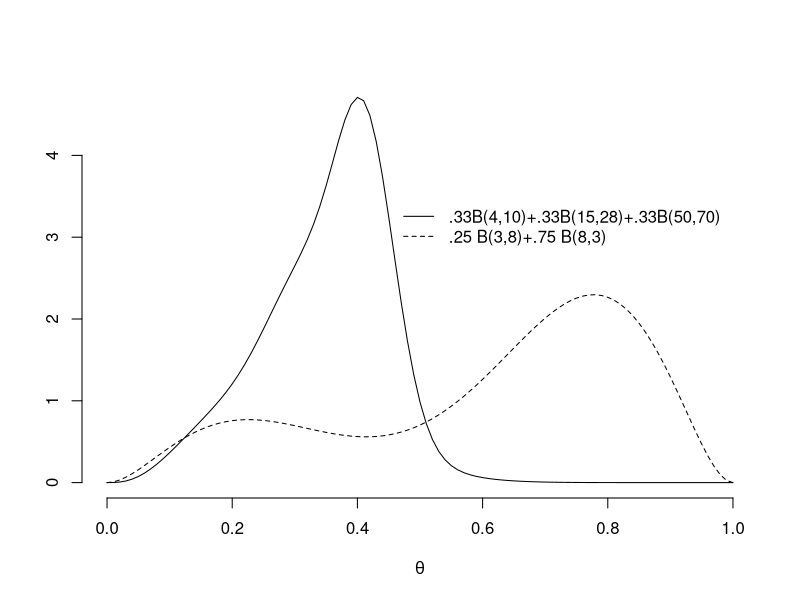

R code for this plot:
###########################################
# Exemplo 2.6 Figura 2.2
# Misturas de densidades Beta como prioris.
#
# Ricardo Ehlers
###########################################

curve(0.33*dbeta(x,4,10)+0.33*dbeta(x,15,28)+0.33*dbeta(x,50,70),0,1,xlab=expression(theta),ylab='',bty='n')
curve(0.25*dbeta(x,3,8) + 0.75*dbeta(x,8,3),0,1,add=T,lty=2)
legend(0.45,3.5,c('.33B(4,10)+.33B(15,28)+.33B(50,70)','.25 B(3,8)+.75 B(8,3)'),lty=1:2,bty='n')
